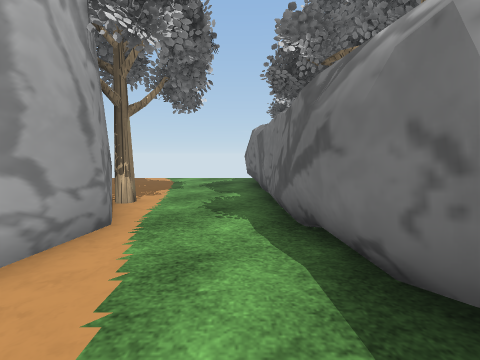
View 1 (above)

15 first-person views from a walk through a Unity game level. The camera is 1.2 m above the floor, tilts 6° down and sees 90° across. The floor is counted in squares, 1 m on a side. Each view is taken from the middle of a square. On the plan, view 1 faces up. The plan holds only what a view shows up to about 12 squares ahead; the rest is blank. The place goes on beyond the plan. Some animated figures are not drawn. Door leaves are left out, so doorways stand open. Some surface patterns are stand-ins.

View 2
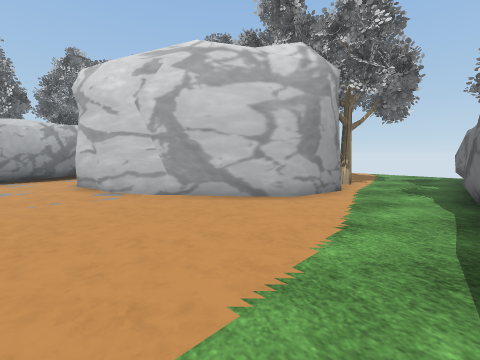

View 3
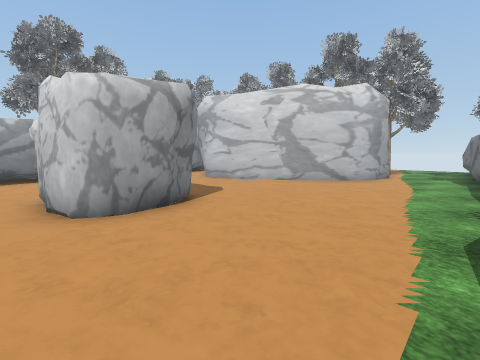

View 4
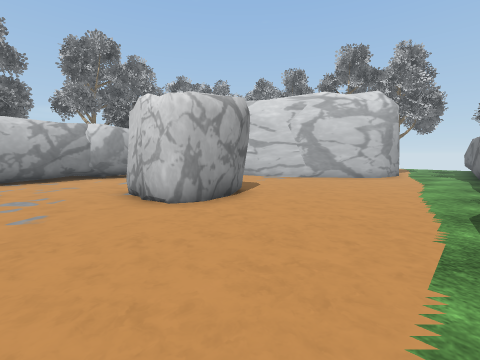

View 5
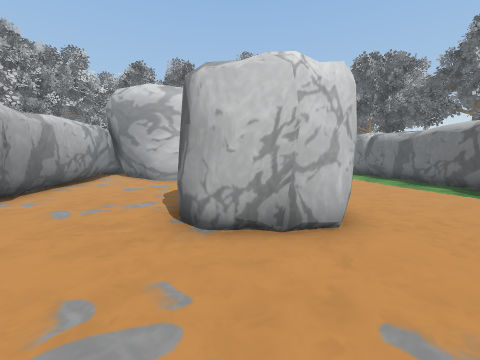

View 6
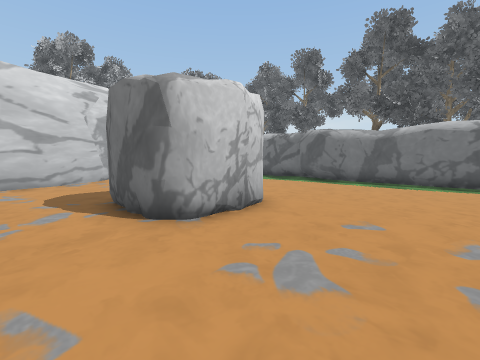

View 7
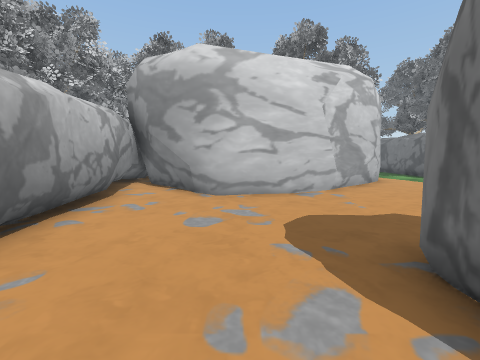

View 8
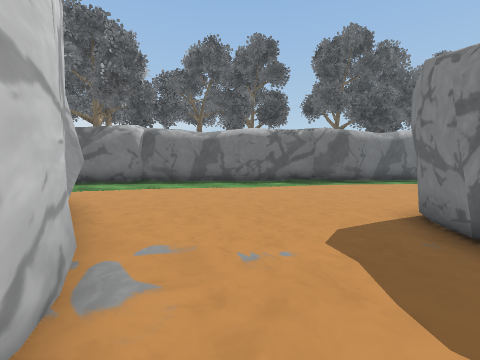

View 9
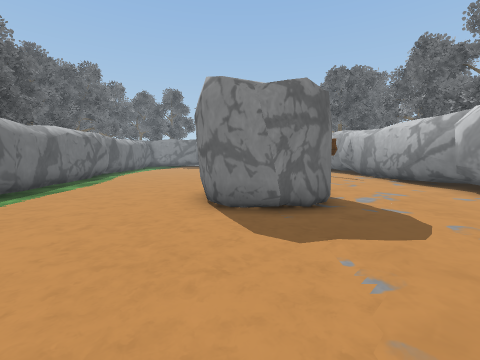

View 10
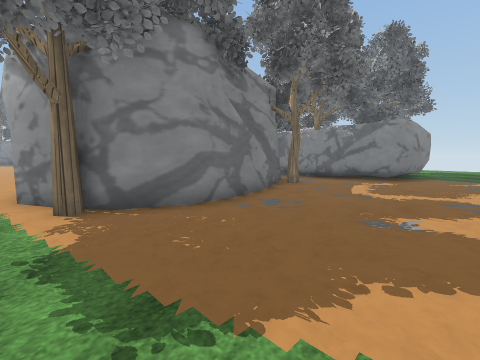

View 11
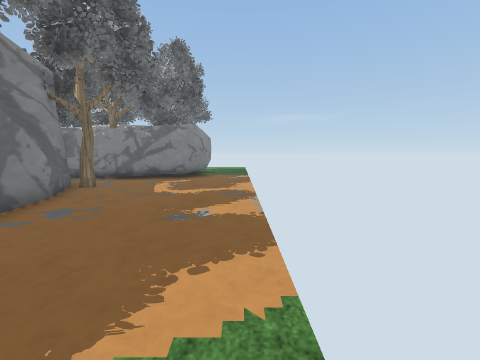

View 12
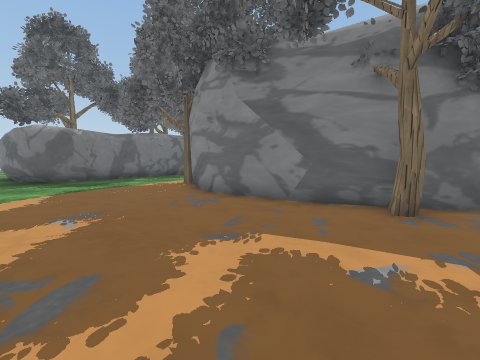

View 13
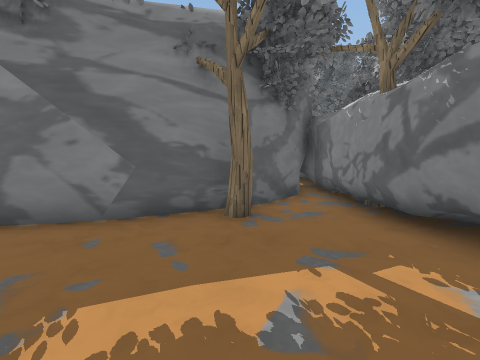

View 14
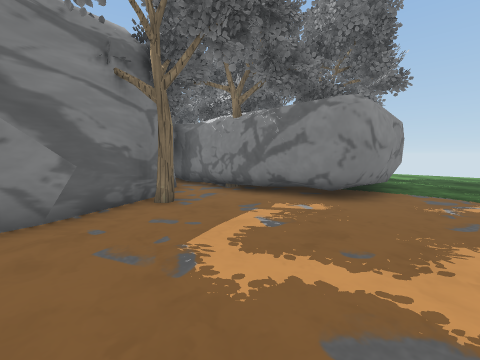

View 15
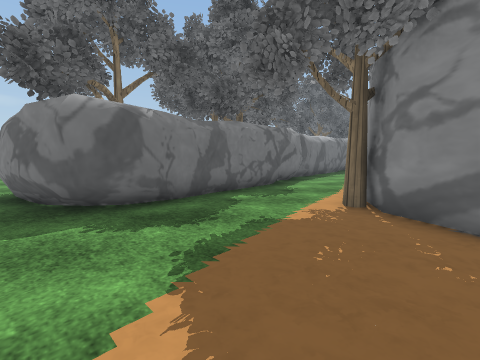

### Floor plan
Key: @ floor where view 1 was taken; # wall or solid block; . floor; T tree; R rock.
Columns run from 24 left of view 1 to 2 right of it. Each row starts with its distance up from view 1.
 12 ..........................#
 11 .........................##
 10  .....#####..............#
  9   ...     #..............#
  8           #..............#
  7           #.....#####....#
  6           #..T###   #T...#
  5           T.###     ##...#
  4           #.#        ##..#
  3           ###        ##..#
  2           ##         #...##
  1            #        ##...##
  0            ###    ###...@.#
 -1            ########.......#
 -2            #..###.........#
 -3            #..............#
 -4            #..............#
 -5            ##.............#
 -6             #....RRR......#
 -7             #....RRRR.....#
 -8             #....R RR.....#
 -9            ##....RRRR.....#
-10             #.............#
-11             #.............#
-12             #.............#
-13             #.............#

Where each view was taken, in squares from view 1:
view 1: 0 up, 0 right, facing up
view 2: 4 down, 1 right, facing up-left
view 3: 10 down, 1 right, facing up-left
view 4: 12 down, 1 right, facing up-left
view 5: 13 down, 6 left, facing up
view 6: 13 down, 9 left, facing up-right
view 7: 9 down, 9 left, facing up
view 8: 3 down, 9 left, facing right
view 9: 1 down, 5 left, facing down
view 10: 12 up, 2 left, facing down-left
view 11: 12 up, 2 left, facing left
view 12: 12 up, 12 left, facing down-right
view 13: 11 up, 11 left, facing down
view 14: 12 up, 8 left, facing down-left
view 15: 12 up, 5 left, facing down-right
